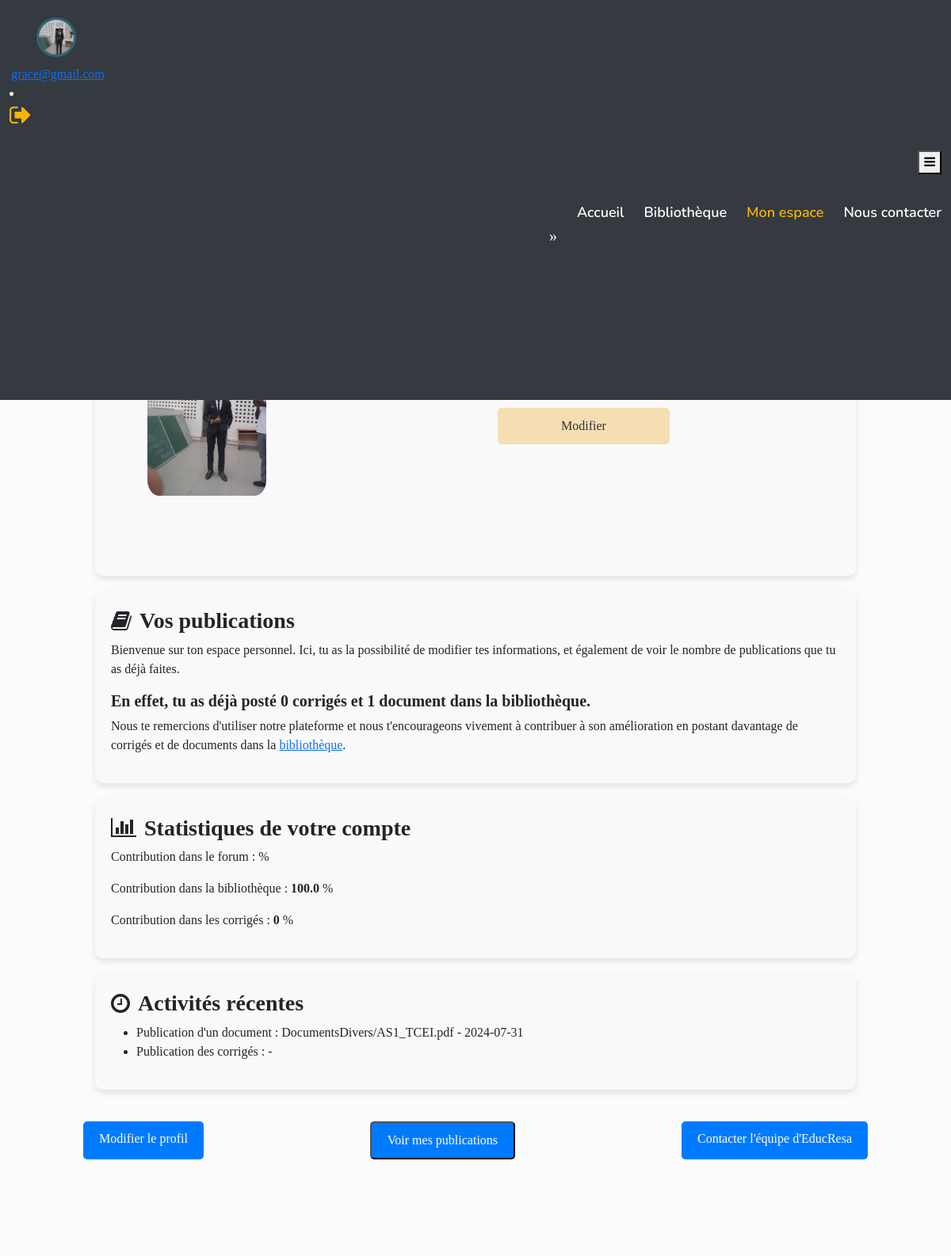
Page /Mon_espace/ (signed in, upper part) on the earlier database version.
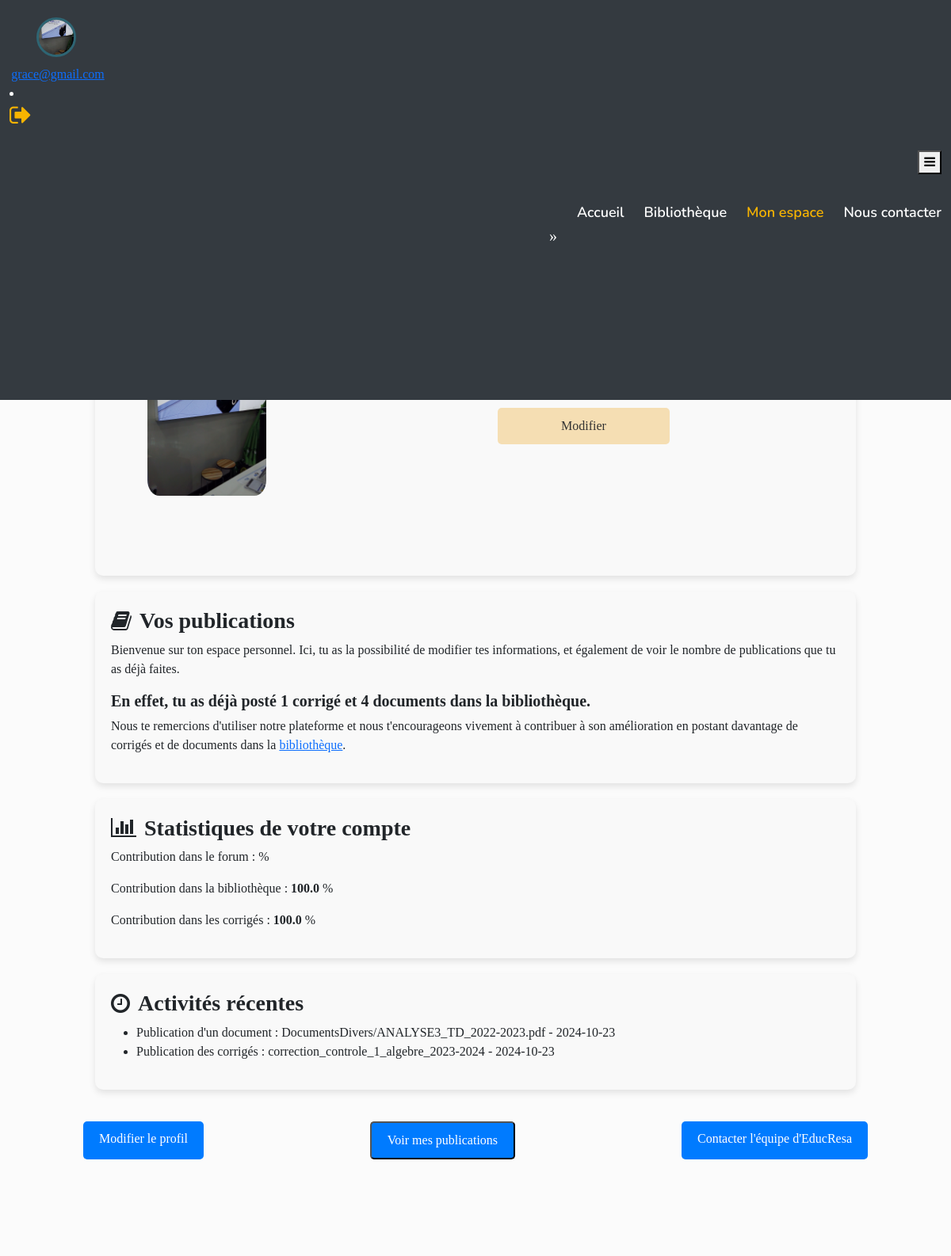
Same page on the later database version.
### comptes/models.py (models this page shows, shortened)
class Utilisateur (models.Model) :
    id = models.AutoField(primary_key=True)
    user = models.OneToOneField(settings.AUTH_USER_MODEL, on_delete=models.CASCADE, related_name='utilisateur',null=True,blank=True)
    username = models.CharField(max_length = 50, unique = True)
    email = models.EmailField(unique = True)
    password = models.CharField(max_length = 250, unique = True)
    photo = models.ImageField(upload_to = 'documents/photosUsers/', blank = True, default='documents/photosUsers/IMG_20230719_212156_362.jpg')
    def __str__(self) :
        return self.username

class Documents(models.Model):
    id = models.AutoField(primary_key=True)
    matiere = models.CharField(max_length=50)
    type = models.CharField(max_length=50)
    classe = models.CharField(max_length=50)
    date = models.DateField(auto_now_add=True)
    fichier = models.FileField(upload_to='DocumentsDivers/', unique=True)
    description = models.TextField(max_length=1000)
    auteur = models.ForeignKey(Utilisateur, on_delete=models.CASCADE)

class Corriges(models.Model):
    id = models.AutoField(primary_key=True)
    titre = models.CharField(max_length=50)
    date = models.DateField(auto_now_add=True)
    doc = models.FileField(upload_to='Corriges/',unique=True, blank=True)
    description = models.TextField(max_length=1000)
    sujets = models.ForeignKey(Sujets, on_delete=models.CASCADE)
    auteur = models.ForeignKey(Utilisateur, on_delete=models.CASCADE)

### EducResa/views.py (the view)
# urls.py: path('Mon_espace/', views.MonEspace, name="mon_espace"),
def MonEspace(request):
    user = Utilisateur.objects.get(id=request.session.get('user_id'))
    corriges = Corriges.objects.filter(auteur=user).order_by('-date')
    documents = Documents.objects.filter(auteur=user).order_by('-date')
    tous_documents = Documents.objects.all()
    tous_corriges = Corriges.objects.all()
    if tous_corriges.count() != 0:
        pourcentage_corriges = round((corriges.count() / tous_corriges.count()) * 100, 2)
    else:
        pourcentage_corriges = 0
    if tous_documents.count() != 0:
        pourcentage_document = round((documents.count() / tous_documents.count()) * 100, 2)
    else:
        pourcentage_document = 0
    nbcorriges = corriges.count()
    nbdocuments = documents.count()
    return render(request, 'monespace.html', {'user': user, 'corriges': corriges, 'documents': documents, 'nombre_corriges': nbcorriges, 'nombre_doc': nbdocuments, 'p_message': '', 'p_doc': pourcentage_document, 'p_corrige': pourcentage_corriges})

### Templates/monespace.html (shortened to what this page needs)
{% extends "base.html" %}
{% load static %}
{% block photo %}
    {% if user.photo %}
        <img src="{{user.photo.url}}" alt="Photo de profil" class="profile-photo">
    {% endif %}
{% endblock %}
{% block email %}
    <span>{{ user.email }}</span>
{% endblock %}
{% block content %}
    <div class="banner">
        <h2>Bienvenue, {{ user.username }} !</h2>
        <p>Heureux de vous revoir. Explorez vos informations et vos contributions.</p>
    </div>
    <div id="info-publi">
        <div id="informations">
            <div id="partie-photo">
                <h3> Informations personnelles</h3>
                {% if user.photo %}
                    <img class="photo-de-profil" src="{{user.photo.url}}" alt="Photo de profil" >
                {% else %}
                    <img class="photo-de-profil" src="{% static 'images/profil.jpg' %}" alt="Photo de profil" >
                {% endif %}
            </div>
            <div id="partie-infos">
            <p>Nom d'utilisateur: <strong>{{user.username}}</strong></p>
            <p>Adresse Mail: <strong>{{user.email}}</strong></p>
            <p>Mot de passe: <strong>........</strong></p>
            <button id="modifier" type="button">Modifier</button><br><br>
            </div>
        </div>
        <div id="publications">
            <h3><i class="fa fa-book"></i> Vos publications</h3>
            <p>Bienvenue sur ton espace personnel. Ici, tu as la possibilité de modifier tes informations, et également de voir le nombre de publications que tu as déjà faites.</p>
            <h5>En effet, tu as déjà posté <strong>{{nombre_corriges}}</strong> corrigé{{nombre_corriges|pluralize}} et <strong>{{nombre_doc}}</strong> document{{nombre_doc|pluralize}} dans la bibliothèque.</h5>
            <p>Nous te remercions d'utiliser notre plateforme et nous t'encourageons vivement à contribuer à son amélioration en postant davantage de corrigés et de documents dans la <a href="{% url 'bibliotheque' %}">bibliothèque</a>.</p>
        </div>
        <div id="stats">
            <h3><i class="fa fa-chart-bar"></i> Statistiques de votre compte</h3>
            <p>Contribution dans le forum : <strong>{{ p_message }}</strong> %</p>
            <p>Contribution dans la bibliothèque : <strong>{{ p_doc }}</strong> %</p>
            <p>Contribution dans les corrigés : <strong>{{ p_corrige }}</strong> %</p>
        </div>
        <div id="recent-activity">
            <h3><i class="fa fa-clock"></i> Activités récentes</h3>
            <ul>
                <li>Publication d'un document : {{documents.0.fichier}} - {{ documents.0.date|date:"Y-m-d" }}</li>
                <li>Publication des corrigés : {{corriges.0.titre}} - {{ corriges.0.date|date:"Y-m-d" }}</li>
            </ul>
        </div>
        <div id="dashboard">
            <a href="{% url 'mon_espace' %}" class="dashboard-btn">Modifier le profil</a>
            <button type="button" class="dashboard-btn" id="voir-publications">Voir mes publications</button>
            <a href="{% url 'nous_contacter' %}" class="dashboard-btn">Contacter l'équipe d'EducResa</a>
        </div>
    </div>
{% endblock %}

### Templates/base.html (shortened to what this page needs)
{% load static %}
<!DOCTYPE html>
<html lang="en" data-bs-theme="">
<head>
    <link rel="stylesheet" href="https://cdnjs.cloudflare.com/ajax/libs/bootstrap-icons/1.8.3/font/bootstrap-icons.min.css">
    <link rel="stylesheet" href="https://cdnjs.cloudflare.com/ajax/libs/OwlCarousel2/2.3.4/assets/owl.carousel.min.css">
    <link rel="stylesheet" href="https://cdnjs.cloudflare.com/ajax/libs/OwlCarousel2/2.3.4/assets/owl.theme.default.min.css">
    <link href="https://cdnjs.cloudflare.com/ajax/libs/font-awesome/5.10.0/css/all.min.css" rel="stylesheet">
    <link href="https://cdn.jsdelivr.net/npm/bootstrap-icons@1.4.1/font/bootstrap-icons.css" rel="stylesheet">
    <link href="https://cdn.jsdelivr.net/npm/bootstrap@5.3.0/dist/css/bootstrap.min.css" rel="stylesheet">
    <link href="https://cdn.jsdelivr.net/npm/bootstrap@5.3.0-alpha1/dist/css/bootstrap.min.css" rel="stylesheet">
    <link rel="stylesheet" href="https://cdnjs.cloudflare.com/ajax/libs/animate.css/4.1.1/animate.min.css"/>
    <link href="{% static 'lib/owlcarousel/assets/owl.carousel.min.css' %}" rel="stylesheet">
    <link href="{% static 'lib/animate/animate.min.css' %}" rel="stylesheet">
    <link rel="stylesheet" href="https://cdnjs.cloudflare.com/ajax/libs/font-awesome/4.7.0/css/font-awesome.min.css">
    <link rel="stylesheet" href="{% static 'css/style2.css' %}">
    <link rel="stylesheet" href="{% static 'css/nav_sidebar.css' %}">
</head>
<body>
    <div class="container-fluid position-relative p-0" id="profile" >
        <nav class="navbar navbar-expand-lg navbar-dark px-5 py-3 py-lg-0">
            <div class="profil" style="display:inline;">
                <div class="photo">
                    {% block photo %}
                    {% endblock %}
                    <div class="profile-info">
                        <a href="{% url 'mon_espace' %}" >
                        {% block email %}{% endblock %}</a>
                    </div>
                    <li id="logout" class="nav-item">
                        <a class="nav-link" href="{% url 'logout' %}"><i class="fa fa-sign-out" style="font-size:30px;color:#f8b400"></i></a>
                    </li>
                </div>
                <div class="profile-info">
                    <div class="troisbtn">
                        <button id="btn-nav"  type="button" data-bs-toggle="collapse" data-bs-target="#navbarCollapse">
                            <span class="fa fa-bars"></span>
                        </button>
                    </div>
                </div>
                <div class="collapse navbar-collapse" id="navbarCollapse">
                    <div class="navbar-nav ms-auto py-0 toggle-nav-sidebar">
                        <a class="nav-link" href="{% url 'Index' %}" id="accueil">Accueil</a>
                        <a class="nav-link" href="{% url 'bibliotheque' %}" id="bibliotheque">Bibliothèque</a>
                        <a class="nav-link" href="{% url 'mon_espace' %}" id="monespace">Mon espace</a>
                        <a class="nav-link" href="{% url 'nous_contacter' %}" id="nouscontacter">Nous contacter</a>
                    </div>
                </div>
            </div>
        </nav>
    </div><br>
    <div id="content" class="content">
        {% block content %}
        {% endblock %}
    </div>
</body>
</html>

### static/css/style2.css (style rules this page uses)
:root { --primary: #06A3DA; --secondary: #34AD54; --light: #EEF9FF; --dark: #091E3E; }
h1, h2, .fw-bold { font-weight: 800 !important; }
h3, h4, .fw-semi-bold { font-weight: 700 !important; }
h5, h6, .fw-medium { font-weight: 600 !important; }
.navbar-dark .navbar-nav .nav-link { font-family: 'Nunito', sans-serif; position: relative; margin-left: 25px; padding: 35px 0; color: #FFFFFF; font-size: 18px; font-weight: 600; outline: none; transition: .5s; }
@media (min-width: 992px) { .navbar-dark { position: absolute; width: 100%; top: 0; left: 0; border-bottom: 1px solid rgba(256, 256, 256, .1); z-index: 999; } }
@media (min-width: 992px) { .navbar-dark .navbar-nav .nav-link::before { position: absolute; content: ""; width: 0; height: 2px; bottom: -1px; left: 50%; background: var(--primary); transition: .5s; } }

### Templates/base.html (style rules this page uses)
.profil { position: fixed; top: 0; left: 0; width: 100%; height: 25%; background: #343a40; color: white; transition: all 0.3s ease; display: flex; align-items: center; padding: 1%; z-index: 1000; overflow: hidden; }
.profil img { height: 50px; width: 50px; border-radius: 50%; }
.photo { width: 10%; height: 35%; }
.profil .profile-info { margin-left: 2%; }
.navbar-nav { flex-grow: 1; justify-content: flex-end; }
.navbar-nav a { margin-left: 2%; margin-bottom: 5%; }
.content { padding-top: 14%; flex: 1; box-sizing: border-box; padding-bottom: 30%; }
.troisbtn { display: flex; justify-content: flex-end; top: 0; }
.container-fluid { position: flex; bottom: 0; left: 0; width: 100%; background-color: #f1f1f1; }

Differences in the rows shown:
no longer on this page (row unchanged): Documents: fichier "DocumentsDivers/AS1_TCEI.pdf", date "2024-07-31"
changed Utilisateur "grace@gmail.com": photo: a different picture
added Documents: fichier "DocumentsDivers/ANALYSE3_TD_2022-2023.pdf", date "2024-10-23"
added Corriges: titre "correction_controle_1_algebre_2023-2024", date "2024-10-23"
Other differences:
{{ nombre_corriges }}: "0" → "1"
{{ nombre_doc }}: "1" → "4"
{{ p_corrige }}: "0" → "100.0"
